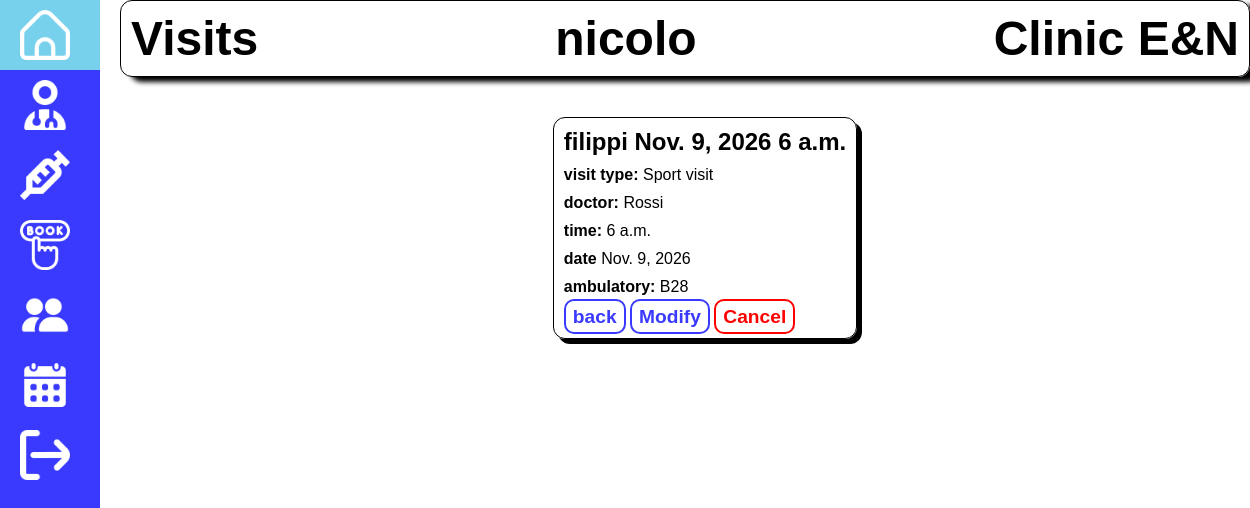
Page /dashboard/visit/1/ (signed in) on the committed database.
### dashboard/models.py (models this page shows, shortened)
class Visit(models.Model):
    patient = models.ForeignKey(Patient, on_delete=models.CASCADE)
    doctor = models.ForeignKey(Doctor, on_delete=models.CASCADE)
    treatment = models.ForeignKey(Treatment, on_delete=models.CASCADE)
    date = models.DateField()
    time = models.TimeField()
    ambulatory = models.CharField(max_length=3, blank=True, null=True)
    class Meta:
        ordering = ['patient','date', 'time']
        permissions = (("can_view_visit", "Can view visit"),)

class Patient(models.Model):
    user = models.OneToOneField(
        User,
        on_delete=models.CASCADE,
        related_name='patient_profile',
    )
    first_name = models.CharField(max_length=100)
    last_name = models.CharField(max_length=100)
    date_of_birth = models.DateField()
    weight = models.CharField(max_length=4, help_text='kg')
    height = models.CharField(max_length=3, help_text='cm')
    cf = models.CharField(max_length=16, unique=True, help_text='Codice Fiscale')
    class Meta:
        ordering = ['last_name', 'first_name', 'date_of_birth']
        permissions = (("can_view_patient", "Can view patient"),)

class Treatment(models.Model):
    name = models.CharField(max_length=100, unique=True)
    description = models.TextField(blank=False,null=False)
    cost = models.CharField(max_length=10, help_text='€')
    class Meta:
        ordering = ['name']

class Doctor(models.Model):
    user = models.OneToOneField(
        User, on_delete=models.SET_NULL,
        null=True, blank=True,
        related_name='doctor_profile'
    )
    first_name = models.CharField(max_length=100)
    last_name = models.CharField(max_length=100)
    specialization = models.CharField(max_length=100)
    id_doctor = models.CharField(max_length=10, unique=True, help_text='ID Doctor')
    date_of_birth = models.DateField()
    class Meta:
        ordering = ['specialization', 'last_name', 'first_name', 'id_doctor']

### dashboard/views.py (the view)
# urls.py: path('visit/<int:pk>/', views.VisitDetailView.as_view(), name='visit-detail'),
class VisitDetailView(LoginRequiredMixin, PermissionRequiredMixin, generic.DetailView):
    login_url = '/accounts/login/'
    permission_required = 'dashboard.can_view_visit'
    model = Visit

### dashboard/templates/dashboard/visit_detail.html
{% extends "base.html" %}
{% block content %}
   <div class="block-patient">
        <h2>{{visit.patient.last_name}} {{visit.date}} {{visit.time}}</h2>
        <p><b>visit type:</b> <span>{{visit.treatment.name}}</span></p>
        <p><b>doctor:</b> <span>{{visit.doctor.last_name}}</span></p>
        <p><b>time:</b> <span>{{visit.time}}</span></p>
        <p><b>date</b> <span>{{visit.date}}</span></p>
        <p><b>ambulatory:</b> <span>{{visit.ambulatory}}</span></p>
        <div>
            <a class="btn" href="{% url 'visits'%}">back</a>
        <a class="btn" href="{% url 'reservation_update' visit.id %}">Modify</a>
        <a class="btn-del" href="{% url 'reservation_delete' visit.id %}" onclick="return confirm('Are you sure you want to delete this reservation?');">Cancel</a>
        </div>
    </div>
{% endblock %}

### dashboard/templates/base.html (shortened to what this page needs)
<!DOCTYPE html>
<html lang="en">
<head>
    {% load static %}
    <link rel="stylesheet" href="{% static 'css/style.css' %}">
</head>
<body>
    {%block sidebar%}
    <div class="sidebar">
        <ul>
            <li {% if request.resolver_match.url_name == 'dashboard' %}style="background-color: rgb(119, 209, 237)"{% endif %}><a href="{% url 'dashboard'%}"><img src="{% static 'images/home.png' %}" alt="home"><span>home</span></a></li>
            <li {% if request.resolver_match.url_name == 'doctors' %}style="background-color: rgb(119, 209, 237)"{% endif %}><a href="{% url 'doctors'%}"><img src="{% static 'images/user-md.png' %}" alt="h"><span>doctors</span></a></li>
            <li ><a href="{% url 'treatments'%}"><img src="{% static 'images/syringe.png' %}" alt="home"></a></li>
            <li ><a href="{% url 'reservation' %}"><img src="{% static 'images/booking.png' %}" alt=""></a></li>
            {% if perms.dashboard.can_view_patient %}
            <li ><a href="{% url 'patients'%}"><img src="{% static 'images/people.png' %}" alt="home"></a></li>
            {% endif %}
            {% if perms.dashboard.can_view_visit %}
            <li {% if request.resolver_match.url_name == 'visits' %}style="background-color: rgb(119, 209, 237)"{% endif %}><a href="{% url 'visits'%}"><img src="{% static 'images/calendar.png' %}" alt="home"><span>visits</span></a></li>
            {% endif %}
            {% if user.is_authenticated %}
            <li><a href="{% url 'esco' %}"><img src="{% static 'images/exit.png' %}" alt="profile"><span>exit</span></a></li>
            {% endif %}
        </ul>
    </div>
    {%endblock%}
    <div class="sup-cont">
        <div class="title">
            <h1>{% if request.resolver_match.url_name == 'dashboard' %}Welcome
                {% elif request.resolver_match.url_name == 'doctors' or request.resolver_match.url_name == 'doctor-detail'%}Doctors
                {% elif request.resolver_match.url_name == 'treatments' or request.resolver_match.url_name == 'treatment-detail'%}Treatmets
                {% elif request.resolver_match.url_name == 'reservation'%}Reservation
                {% elif request.resolver_match.url_name == 'patients' or request.resolver_match.url_name == 'patient-detail'%}Patients
                {% elif request.resolver_match.url_name == 'visits' or request.resolver_match.url_name == 'visit-detail'%}Visits
                {% elif request.resolver_match.url_name == 'login'%}Log in
                {% elif request.resolver_match.url_name == 'signup'%}Sign Up
                {% elif request.resolver_match.url_name == 'esco'%}Exit
                {%endif%}</h1>
            <h1 style="text-align: center;">{{ user.username }}</h1><h1 style="text-align: end;">Clinic E&N</h1></div>
        <div class="content">
            {% block content %}
            {% endblock %}
        </div>
    </div>
</body>
</html>

### dashboard/static/css/style.css (style rules this page uses)
* { font-family: Montserrat, sans-serif; margin: 0; padding:0; font-style: normal; }
body { display: flex; gap: 20px; }
.sidebar { width: 100px; height: 100vh; background-color: rgb(58, 58, 255); transition: 0.5s ease; }
.sidebar a { text-decoration: none; display: flex; direction: row; overflow: hidden; color: #fff; align-items: center; justify-content: flex-start; gap:10px; font-weight: bold; font-size: 30px; }
.sidebar li { list-style-type: none; padding: 10px 20px; }
.sidebar li img { width: 50px; height: 50px; }
.title { display: flex; justify-content: space-between; margin-bottom: 20px; border: 1px solid black; box-shadow:10px 5px 5px rgb(0, 0, 0); border-radius: 12px; padding: 10px; }
.title h1 { font-size: 3rem; }
.content { width: 100%; padding: 20px; display: flex; flex-direction: column; justify-content: space-between; align-items: center; }
.sup-cont { width: 100%; }
.block-patient { display: flex; flex-direction: column; justify-content: space-between; margin-bottom: 10px; align-items: flex-start; gap: 10px; row-gap: 10px; border: 1px solid black; box-shadow: 5px 5px rgb(0, 0, 0); border-radius: 12px; padding: 10px; }
.block-patient .btn { border: 2px solid rgb(58, 58, 255); background-color: white; color: rgb(58, 58, 255); font-weight: bold; padding: 5px 7px; text-decoration: none; border-radius: 10px; font-size: larger; }
.block-patient .btn-del { border: 2px solid red; background-color: white; color:red; font-weight: bold; padding: 5px 7px; text-decoration: none; border-radius: 10px; font-size: larger; }

### rows in the picture
Visit: patient.last_name "filippi", date "Nov. 9, 2026", time "6 a.m.", treatment.name "Sport visit", doctor.last_name "Rossi", ambulatory "B28"

### other values in the picture
{{ user.username }} "nicolo"
